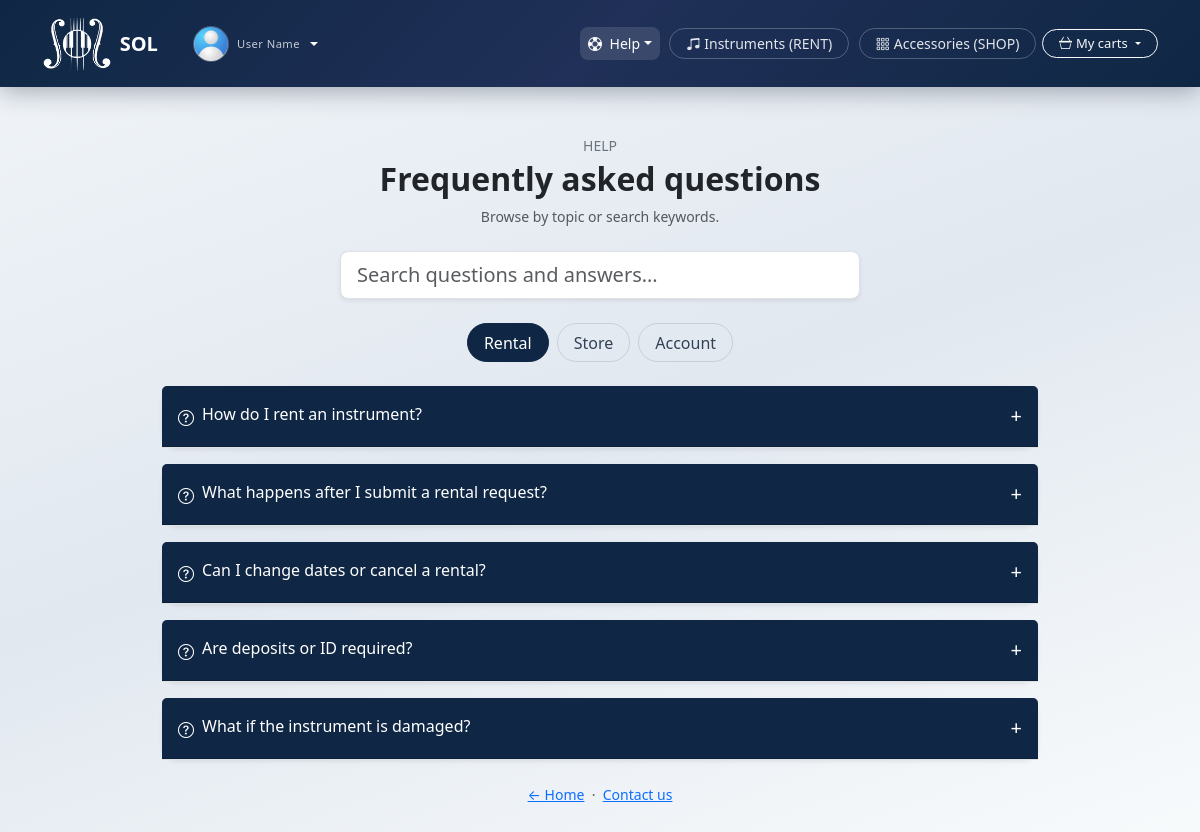
The page /faq.php (signed in) on the database its author committed.
### tables this page shows
CREATE TABLE IF NOT EXISTS `users` (
  `id` int(11) NOT NULL AUTO_INCREMENT,
  `first_name` varchar(255) NOT NULL,
  `last_name` varchar(255) NOT NULL,
  `pass` varchar(255) NOT NULL,
  `email` varchar(255) NOT NULL,
  `dob` date DEFAULT NULL,
  `picture` varchar(255) DEFAULT 'avatar.png',
  `status` varchar(10) NOT NULL DEFAULT 'user',
  `account_blocked` tinyint(1) NOT NULL DEFAULT 0,
  PRIMARY KEY (`id`),
  UNIQUE KEY `uk_users_email` (`email`)
);

CREATE TABLE IF NOT EXISTS `faq` (
  `id` int(10) UNSIGNED NOT NULL AUTO_INCREMENT,
  `question` varchar(1000) NOT NULL,
  `answer` varchar(2000) NOT NULL,
  `category` varchar(32) NOT NULL DEFAULT 'Rental',
  `sort_order` int(10) UNSIGNED NOT NULL DEFAULT 0,
  `created_at` timestamp NULL DEFAULT current_timestamp(),
  PRIMARY KEY (`id`),
  KEY `idx_faq_category` (`category`),
  KEY `idx_faq_sort` (`category`,`sort_order`,`id`)
);

### includes/app.php (called while the page is built, shortened)
<?php
require_once SOL_ROOT . "/db_connect.php";
function sol_base(): string
{
    static $base = null;
    if ($base !== null) {
        return $base;
    }
    $rootReal = realpath(SOL_ROOT);
    $dir = realpath(dirname($_SERVER["SCRIPT_FILENAME"]));
    $base = "";
    if ($rootReal === false || $dir === false || $dir === $rootReal) {
        return $base;
    }
    return $base;
}
function sol_url(string $path): string
{
    return sol_base() . ltrim($path, "/");
}
function sol_ensure_session_carts(mysqli $db): void
{
    $rentNotesMax = sol_rent_delivery_notes_max_len($db);
    if (!isset($_SESSION["cart"]) || isset($_SESSION["_cart_migrated"])) {
        return;
    }
}
function sol_current_uid(): int
{
    if (isset($_SESSION["uid"])) {
        return (int)$_SESSION["uid"];
    }
    return 0;
}
function sol_nav_role(): string
{
    if (isset($_SESSION["user"])) {
        return "user";
    }
    return "guest";
}
function sol_db_table_exists(mysqli $db, string $table): bool
{
    static $cache = [];
    $st = $db->prepare(
        "SELECT 1 FROM INFORMATION_SCHEMA.TABLES WHERE TABLE_SCHEMA = DATABASE() AND TABLE_NAME = ? LIMIT 1"
    );
    $st->bind_param("s", $table);
    $st->execute();
    $cache[$table] = $st->get_result()->num_rows > 0;
    return $cache[$table];
}
function sol_db_column_exists(mysqli $db, string $table, string $column): bool
{
    static $cache = [];
    $key = $table . "." . $column;
    if (array_key_exists($key, $cache)) {
        return $cache[$key];
    }
    $st = $db->prepare(
        "SELECT 1 FROM INFORMATION_SCHEMA.COLUMNS
         WHERE TABLE_SCHEMA = DATABASE() AND TABLE_NAME = ? AND COLUMN_NAME = ? LIMIT 1"
    );
    $st->bind_param("ss", $table, $column);
    $st->execute();
    $cache[$key] = $st->get_result()->num_rows > 0;
    return $cache[$key];
}
sol_ensure_session_carts($connect);

### includes/intl_address.php (called while the page is built, shortened)
<?php
function sol_rent_delivery_notes_max_len(mysqli $db): int
{
    if (!sol_db_column_exists($db, "rental_requests", "delivery_notes")) {
        return 500;
    }
    $st = $db->prepare(
        "SELECT CHARACTER_MAXIMUM_LENGTH AS m, DATA_TYPE AS t FROM INFORMATION_SCHEMA.COLUMNS
         WHERE TABLE_SCHEMA = DATABASE() AND TABLE_NAME = 'rental_requests' AND COLUMN_NAME = 'delivery_notes' LIMIT 1"
    );
    $st->execute();
    $row = $st->get_result()->fetch_assoc();
    $m = isset($row["m"]) ? (int)$row["m"] : 0;
    if ($m > 0) {
        return min($m, 8000);
    }
    return 500;
}

### faq.php (the view, shortened to what this page needs)
<?php
require_once __DIR__ . "/includes/app.php";
$categories = ["Rental", "Store", "Account"];
$faqs = [];
$hasFaq = sol_db_table_exists($connect, "faq");
if ($hasFaq) {
    $faqOrder = sol_db_column_exists($connect, "faq", "sort_order")
        ? "category ASC, sort_order ASC, id ASC"
        : "category ASC, id ASC";
    $res = $connect->query("SELECT question, answer, category FROM faq ORDER BY " . $faqOrder);
    if ($res) {
        while ($row = $res->fetch_assoc()) {
            $cat = (string)($row["category"] ?? "Rental");
            if (!isset($faqs[$cat])) {
                $faqs[$cat] = [];
            }
            $faqs[$cat][] = $row;
        }
    }
}
$nav_role = sol_nav_role();
$active_nav = "faq";
require_once __DIR__ . "/includes/layout_top.php";
?>
<div class="container py-4 py-lg-5" style="max-width: 900px;">
    <div class="text-center mb-4">
        <p class="text-secondary small mb-1 text-uppercase">Help</p>
        <h1 class="h2 fw-bold text-dark mb-2">Frequently asked questions</h1>
        <p class="text-muted small mb-0">Browse by topic or search keywords.</p>
    </div>
    <?php if (!$hasFaq): ?>
        <div class="alert alert-warning border-0 shadow-sm rounded-3">The FAQ table is not installed yet. Run <code>schema_updates.sql</code> on your database.</div>
    <?php else: ?>
        <div class="mb-4 mx-auto sol-faq-search">
            <input type="search" class="form-control form-control-lg shadow-sm" id="faqSearch" placeholder="Search questions and answers…" autocomplete="off">
        </div>
        <ul class="nav nav-pills justify-content-center flex-wrap gap-2 mb-4 sol-faq-tab" id="faqTabs" role="tablist">
            <?php foreach ($categories as $i => $cat): ?>
                <?php $slug = strtolower($cat); ?>
                <li class="nav-item" role="presentation">
                    <button class="nav-link <?= $i === 0 ? "active" : "" ?>" id="tab-<?= htmlspecialchars($slug, ENT_QUOTES, "UTF-8") ?>" data-bs-toggle="tab" data-bs-target="#pane-<?= htmlspecialchars($slug, ENT_QUOTES, "UTF-8") ?>" type="button" role="tab"><?= htmlspecialchars($cat, ENT_QUOTES, "UTF-8") ?></button>
                </li>
            <?php endforeach; ?>
        </ul>
        <div class="tab-content" id="faqTabContent">
            <?php foreach ($categories as $i => $cat): ?>
                <?php
                $slug = strtolower($cat);
                $list = $faqs[$cat] ?? [];
                ?>
                <div class="tab-pane fade <?= $i === 0 ? "show active" : "" ?>" id="pane-<?= htmlspecialchars($slug, ENT_QUOTES, "UTF-8") ?>" role="tabpanel">
                    <?php if ($list === []): ?>
                        <div class="alert alert-light border rounded-3">No questions in this category yet.</div>
                    <?php else: ?>
                        <?php foreach ($list as $faq): ?>
                            <?php
                            $q = (string)($faq["question"] ?? "");
                            $a = (string)($faq["answer"] ?? "");
                            $qEsc = htmlspecialchars($q, ENT_QUOTES, "UTF-8");
                            $aEsc = htmlspecialchars($a, ENT_QUOTES, "UTF-8");
                            ?>
                            <div class="card border-0 shadow-sm mb-3 sol-faq-item sol-card-shell">
                                <div class="card-header bg-primary text-white d-flex justify-content-between align-items-center sol-faq-q py-3" role="button" tabindex="0" aria-expanded="false">
                                    <span class="d-flex align-items-start gap-2 sol-faq-qtext">
                                        <i class="bi bi-question-circle mt-1 flex-shrink-0"></i>
                                        <span><?= $qEsc ?></span>
                                    </span>
                                    <span class="sol-faq-arrow fs-5 lh-1 transition-all">+</span>
                                </div>
                                <div class="sol-faq-answer text-secondary small border-top bg-white"><?= nl2br($aEsc) ?></div>
                            </div>
                        <?php endforeach; ?>
                    <?php endif; ?>
                </div>
            <?php endforeach; ?>
        </div>
    <?php endif; ?>
    <p class="text-center text-muted small mt-4 mb-0">
        <a href="<?= htmlspecialchars(sol_url("index.php"), ENT_QUOTES, "UTF-8") ?>">← Home</a>
        &nbsp;·&nbsp;
        <a href="<?= htmlspecialchars(sol_url("contact.php"), ENT_QUOTES, "UTF-8") ?>">Contact us</a>
    </p>
</div>
<?php
require_once __DIR__ . "/includes/layout_bottom.php";

### includes/partials/navbar.php (shortened to what this page needs)
<?php
$homeUrl = sol_url("index.php");
$isGuest = $nav_role === "guest";
$isAuth = $nav_role === "auth";
$isUser = $nav_role === "user";
$isAdmin = $nav_role === "admin";
$brandHref = $isAdmin ? sol_url("admin/dashboard.php") : ($isGuest ? $homeUrl : sol_url("account/home.php"));
$brandLabel = $isAdmin ? "SOL Admin" : "SOL";
$collapseId = "solNavCollapse";
?>
<nav class="navbar navbar-expand-lg sol-navbar py-3" data-bs-theme="dark">
    <div class="container" style="max-width: 1140px;">
        <?php if ($isGuest || $isAuth): ?>
        <a class="navbar-brand d-flex align-items-center gap-2 gap-md-3 text-white text-decoration-none mb-0" href="<?= htmlspecialchars($brandHref, ENT_QUOTES, "UTF-8") ?>">
            <img src="<?= htmlspecialchars(sol_url("info/sol-logo.png"), ENT_QUOTES, "UTF-8") ?>" alt="SOL" class="sol-navbar-logo flex-shrink-0">
            <span class="d-flex flex-column lh-1">
                <span class="fw-semibold"><?= htmlspecialchars($brandLabel, ENT_QUOTES, "UTF-8") ?></span>
            </span>
        </a>
        <?php else: ?>
        <div class="d-flex align-items-center gap-2 gap-md-3 me-2 me-lg-3 flex-shrink-1 min-w-0 sol-navbar-brand-cluster">
            <a class="navbar-brand d-flex align-items-center gap-2 text-white text-decoration-none mb-0 py-0" href="<?= htmlspecialchars($brandHref, ENT_QUOTES, "UTF-8") ?>">
                <img src="<?= htmlspecialchars(sol_url("info/sol-logo.png"), ENT_QUOTES, "UTF-8") ?>" alt="SOL" class="sol-navbar-logo flex-shrink-0">
                <span class="fw-semibold d-none d-sm-inline"><?= htmlspecialchars($brandLabel, ENT_QUOTES, "UTF-8") ?></span>
            </a>
            <div class="dropdown">
                <a class="sol-navbar-user-toggle d-flex align-items-center gap-2 text-white text-decoration-none dropdown-toggle <?= ($isUser && $active_nav === "profile") ? "active" : "" ?>"
                   href="#" id="solNavbarUserMenu" role="button" data-bs-toggle="dropdown" data-bs-auto-close="true" aria-expanded="false" aria-label="Account menu">
                    <img src="<?= htmlspecialchars(sol_url("pictures/" . $userPictureNav), ENT_QUOTES, "UTF-8") ?>"
                         width="36" height="36" alt=""
                         class="rounded-circle border border-light border-opacity-25 object-fit-cover flex-shrink-0">
                    <span class="d-flex flex-column lh-1 text-start min-w-0 d-none d-sm-flex">
                        <span class="sol-brand-sub text-truncate" style="max-width: 9.5rem"><?= htmlspecialchars($displayNameNav, ENT_QUOTES, "UTF-8") ?></span>
                    </span>
                </a>
            </div>
        </div>
        <?php endif; ?>
        <div class="collapse navbar-collapse" id="<?= $collapseId ?>">
            <ul class="navbar-nav ms-auto align-items-lg-center sol-nav-toolbar flex-wrap mt-3 mt-lg-0">
                <?php if ($isGuest): ?>
                    <li class="nav-item dropdown">
                        <a class="nav-link nav-link-custom dropdown-toggle <?= ($active_nav === "faq" || $active_nav === "contact") ? "active" : "" ?>" href="#" role="button" data-bs-toggle="dropdown"><i class="bi bi-life-preserver me-1"></i> Help</a>
                        <ul class="dropdown-menu dropdown-menu-dark dropdown-menu-end">
                            <li><a class="dropdown-item" href="<?= htmlspecialchars(sol_url("faq.php"), ENT_QUOTES, "UTF-8") ?>">FAQ</a></li>
                            <li><a class="dropdown-item" href="<?= htmlspecialchars(sol_url("contact.php"), ENT_QUOTES, "UTF-8") ?>">Contact</a></li>
                        </ul>
                    </li>
                    <li class="nav-item ms-lg-2"><a class="btn btn-light btn-sm rounded-pill px-3" href="<?= htmlspecialchars(sol_url("register.php"), ENT_QUOTES, "UTF-8") ?>"><i class="bi bi-person-plus me-1"></i> Register</a></li>
                    <li class="nav-item ms-lg-1"><a class="btn btn-outline-light btn-sm rounded-pill px-3" href="<?= htmlspecialchars(sol_url("login.php"), ENT_QUOTES, "UTF-8") ?>"><i class="bi bi-box-arrow-in-right me-1"></i> Log in</a></li>
                <?php elseif ($isUser): ?>
                    <li class="nav-item dropdown">
                        <a class="nav-link nav-link-custom dropdown-toggle <?= ($active_nav === "faq" || $active_nav === "contact") ? "active" : "" ?>" href="#" role="button" data-bs-toggle="dropdown"><i class="bi bi-life-preserver me-1"></i> Help</a>
                    </li>
                    <li class="nav-item ms-lg-1">
                        <a class="nav-link nav-link-custom d-inline-flex align-items-center rounded-pill border border-light border-opacity-25 px-3 py-1 <?= $active_nav === "catalog_rent" ? "active" : "" ?>" href="<?= htmlspecialchars(sol_url("rent/rentcatalog.php"), ENT_QUOTES, "UTF-8") ?>"><i class="bi bi-music-note-beamed me-1"></i> Instruments (RENT)</a>
                    </li>
                    <li class="nav-item ms-lg-1">
                        <a class="nav-link nav-link-custom d-inline-flex align-items-center rounded-pill border border-light border-opacity-25 px-3 py-1 <?= $active_nav === "catalog_shop" ? "active" : "" ?>" href="<?= htmlspecialchars(sol_url("shop/catalog.php"), ENT_QUOTES, "UTF-8") ?>"><i class="bi bi-grid-3x3-gap me-1"></i> Accessories (SHOP)</a>
                    </li>
                    <?php
                    $myCartsActive = ($active_nav === "wishlist" || str_starts_with($active_nav, "shop") || str_starts_with($active_nav, "rent"));
                    ?>
                    <li class="nav-item dropdown">
                        <a class="btn btn-outline-light btn-sm rounded-pill px-3 dropdown-toggle sol-nav-carts-toggle d-inline-flex align-items-center flex-wrap gap-1 <?= $myCartsActive ? "active" : "" ?>" href="#" role="button" data-bs-toggle="dropdown" data-bs-auto-close="outside" title="Carts &amp; wishlist"><i class="bi bi-basket3"></i><span class="d-none d-xl-inline">My carts</span></a>
                    </li>
                <?php endif; ?>
            </ul>
        </div>
    </div>
</nav>

### assets/css/main.css (style rules this page uses)
:root { --sol-nav-bg: linear-gradient(135deg, #0f2744 0%, #203058 50%, #0f2744 100%); --sol-card-border: rgba(15, 23, 42, 0.08); --sol-page-bg: linear-gradient(160deg, #f1f5f9 0%, #e2e8f0 50%, #f8fbfc 100%); --sol-navy: #0f2744; --sol-navy-hover: #16365c; --sol-navy-active: #0a1a2e; --sol-swal-cancel: #64748b; --bs-primary: var(--sol-navy); --bs-primary-rgb: 15, 39, 68; --bs-link-color: var(--sol-navy); --bs-link-hover-color: var(--sol-navy-active); --bs-focus-ring-color: rgba(15, 39, 68, 0.28); }
body.sol-body { background: var(--sol-page-bg); min-height: 100vh; }
.sol-navbar { background: var(--sol-nav-bg); box-shadow: 0 4px 24px rgba(15, 23, 42, 0.35); }
.sol-navbar .nav-link-custom { color: rgba(255, 255, 255, 0.88) !important; border-radius: 0.5rem; padding: 0.4rem 0.85rem; font-weight: 500; font-size: 0.9rem; transition: background 0.15s, color 0.15s; }
.sol-navbar .nav-link-custom:hover, .sol-navbar .nav-link-custom.active { background: rgba(255, 255, 255, 0.12); color: #fff !important; }
.sol-navbar .sol-nav-toolbar { gap: 0.15rem; }
@media (min-width: 992px) { .sol-navbar .sol-nav-toolbar { gap: 0.35rem; } }
@media (min-width: 992px) { .sol-navbar .nav-link-custom { padding: 0.35rem 0.55rem; font-size: 0.875rem; } }
@media (min-width: 992px) { .sol-navbar .navbar-nav .btn { font-size: 0.8125rem; } }
.sol-brand-sub { font-size: 0.7rem; opacity: 0.75; letter-spacing: 0.04em; }
.sol-navbar-logo { height: 55px; width: auto; max-width: min(140px, 38vw); object-fit: contain; object-position: left center; }
.sol-navbar-brand-cluster { min-width: 0; }
.sol-navbar-user-toggle { border-radius: 0.5rem; padding: 0.2rem 0.35rem 0.2rem 0.2rem; border: 0; align-items: center !important; }
.sol-navbar-user-toggle::after { margin-inline-start: 0.15rem; margin-top: 0; vertical-align: middle; }
.sol-card-shell { border: 1px solid var(--sol-card-border); border-radius: 1rem; }

### faq.php (style rules this page uses)
.sol-faq-tab .nav-link { color:#334155;border-radius:999px;padding:.4rem 1rem;border:1px solid rgba(15,23,42,.12); }
.sol-faq-tab .nav-link.active { background:var(--bs-primary);color:#fff;border-color:var(--bs-primary); }
.sol-faq-search { max-width:520px; }
.sol-faq-q { cursor:pointer; }
.sol-faq-arrow { transition:transform .2s ease; }
.sol-faq-answer { max-height:0;overflow:hidden;padding:0 1rem;transition:max-height .25s ease,padding .25s ease; }

### rows shown on the page
users: picture (picture), displayNameNav "User Name"
faq: question "How do I rent an instrument?"
faq: question "What happens after I submit a rental request?"
faq: question "Can I change dates or cancel a rental?"
faq: question "Are deposits or ID required?"
faq: question "What if the instrument is damaged?"

### other values the page prints
$brandLabel "SOL"
$cat "Rental"
$cat "Store"
$cat "Account"
